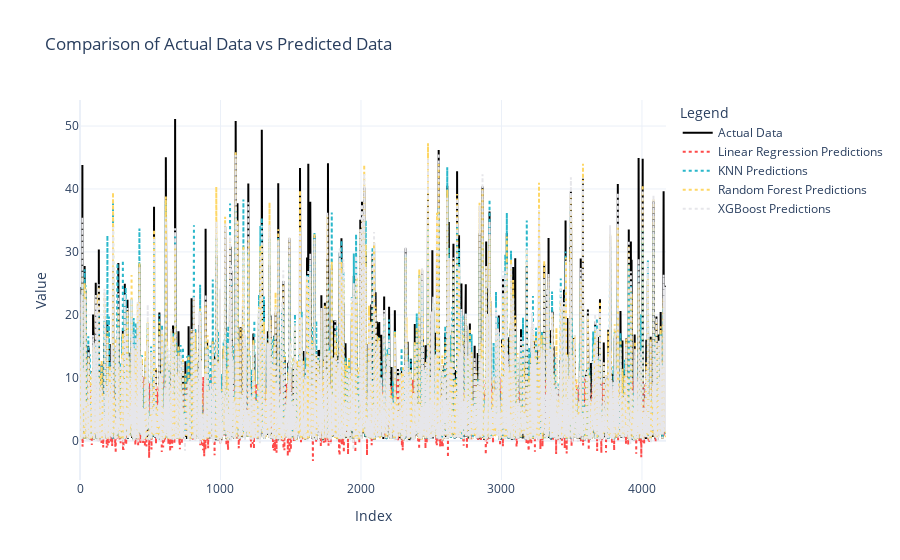

Source (notebook cell):
### Code cell
import plotly.graph_objects as go
import pandas as pd

# Prepare data: Replace these placeholders with your actual data
actual = y_test.reset_index(drop=True)  # Actual values
predicted_linear = pd.Series(y_pred).reset_index(drop=True)  # Linear Regression predictions
predicted_knn = pd.Series(y_pred_knn).reset_index(drop=True)  # KNN predictions
predicted_rf = pd.Series(y_pred_rf).reset_index(drop=True)  # Random Forest predictions
predicted_xgb = pd.Series(y_pred_xgb).reset_index(drop=True)  # XGBoost predictions

# Create an interactive plot
fig = go.Figure()

# Add traces for actual vs predicted data
fig.add_trace(go.Scatter(y=actual, mode='lines', name='Actual Data', line=dict(color='black')))
fig.add_trace(go.Scatter(y=predicted_linear, mode='lines', name='Linear Regression Predictions', line=dict(dash='dot', color='#fe4a49')))
fig.add_trace(go.Scatter(y=predicted_knn, mode='lines', name='KNN Predictions', line=dict(dash='dot', color='#2ab7ca')))
fig.add_trace(go.Scatter(y=predicted_rf, mode='lines', name='Random Forest Predictions', line=dict(dash='dot', color='#fed766')))
fig.add_trace(go.Scatter(y=predicted_xgb, mode='lines', name='XGBoost Predictions', line=dict(dash='dot', color='#e6e6ea')))

# Customize layout
fig.update_layout(
    title="Comparison of Actual Data vs Predicted Data",
    xaxis_title="Index",
    yaxis_title="Value",
    legend_title="Legend",
    template="plotly_white"
)

# Show interactive plot
fig.show()

### Figure 1 — Plotly figure (JSON) as saved in the notebook; plotly's stock layout.template omitted (floating-point values rounded to 4 significant figures; data arrays with more than 128 entries replaced by an {"elided": "..."} marker saying what was removed)
{"data": [{"line": {"color": "black"}, "mode": "lines", "name": "Actual Data", "type": "scatter", "y": {"elided": "4172 float values"}}, {"line": {"color": "#fe4a49", "dash": "dot"}, "mode": "lines", "name": "Linear Regression Predictions", "type": "scatter", "y": {"elided": "4172 float values"}}, {"line": {"color": "#2ab7ca", "dash": "dot"}, "mode": "lines", "name": "KNN Predictions", "type": "scatter", "y": {"elided": "4172 float values"}}, {"line": {"color": "#fed766", "dash": "dot"}, "mode": "lines", "name": "Random Forest Predictions", "type": "scatter", "y": {"elided": "4172 float values"}}, {"line": {"color": "#e6e6ea", "dash": "dot"}, "mode": "lines", "name": "XGBoost Predictions", "type": "scatter", "y": {"elided": "4172 float values"}}], "layout": {"legend": {"title": {"text": "Legend"}}, "title": {"text": "Comparison of Actual Data vs Predicted Data"}, "xaxis": {"title": {"text": "Index"}}, "yaxis": {"title": {"text": "Value"}}}}
